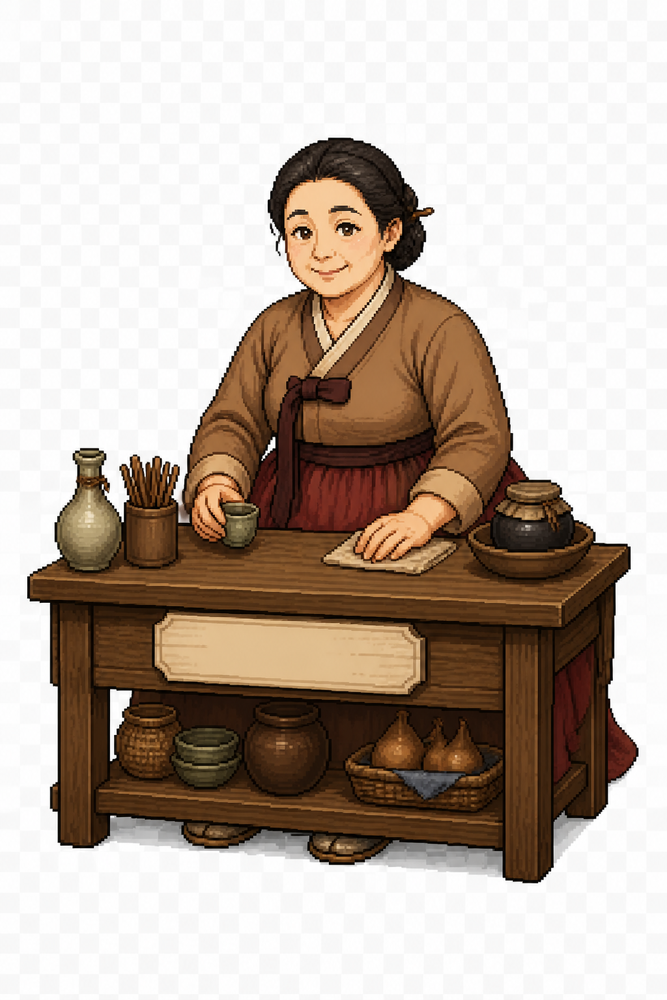
#> input picture assets/characters/npcs/shops/market-tavern-keeper-v2.png, 667 x 1000 px, shrunk from 1024 x 1536 before the run; its folder holds only this picture in this run
$ python clean_market_keepers.py
#> lines starting #> are read from the running program, lines starting #| are printed output that depends on the picture; after the words box and inside, x2 and y2 are one past the last pixel; in counts of white or black regions, pixels touching at a corner belong together
from pathlib import Path
from PIL import Image, ImageFilter
import numpy as np

root = Path(__file__).resolve().parents[1]
folder = root / 'assets/characters/npcs/shops'
for shop in ['tavern', 'cloth', 'goods']:
    source = folder / f'market-{shop}-keeper-v2.png'
    im = Image.open(source).convert('RGBA')
    rgb = np.array(im)[:,:,:3].astype(np.int16)
    # These originals contain a neutral white checkerboard, not alpha.
    # Include enclosed table-leg gaps; warm ivory clothing is not neutral.
    background = (rgb.max(2)-rgb.min(2) < 14) & (rgb.min(2) > 175)
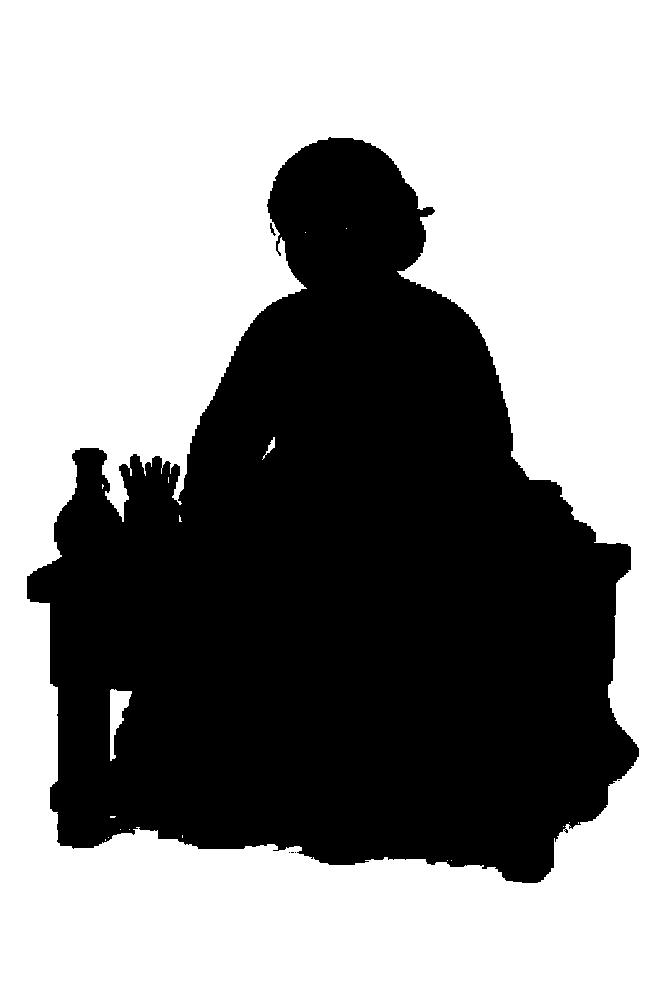
#> background: shape (1000, 667) bool; 58.3% white; 6 black regions (4 under 20 px), largest, box (x1, y1, x2, y2) and area: (27, 137, 639, 883) 278320, (270, 223, 276, 236) 31
    alpha = Image.fromarray(np.where(background,0,255).astype('uint8'))
    alpha = alpha.filter(ImageFilter.MinFilter(3))
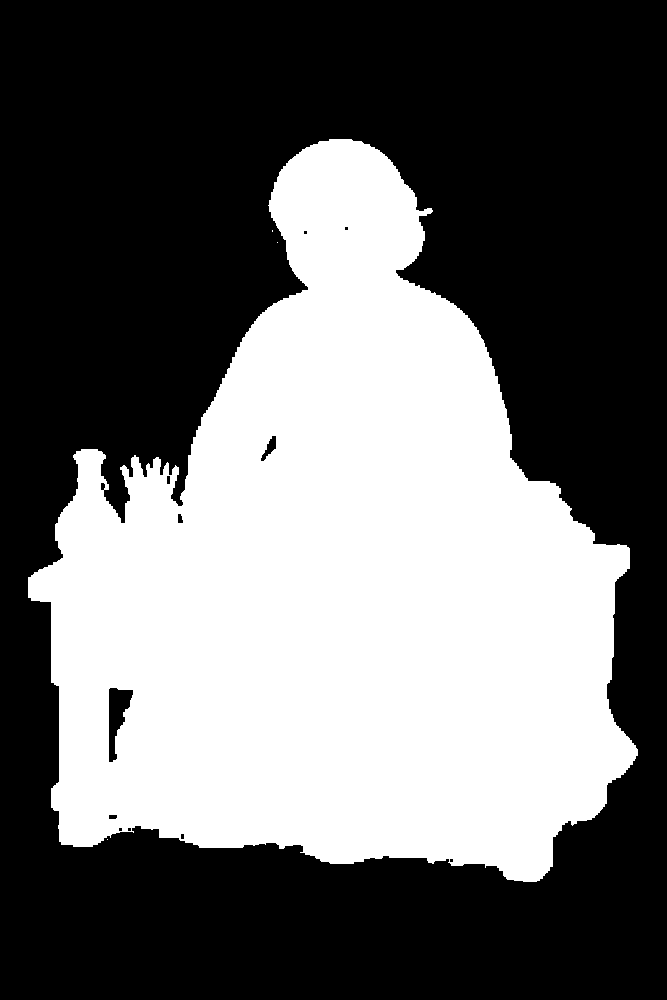
#> alpha: PIL image 667x1000 L; 41.1% white; 4 white regions (3 under 20 px), largest, box (x1, y1, x2, y2) and area: (28, 139, 638, 882) 274177
    im.putalpha(alpha)
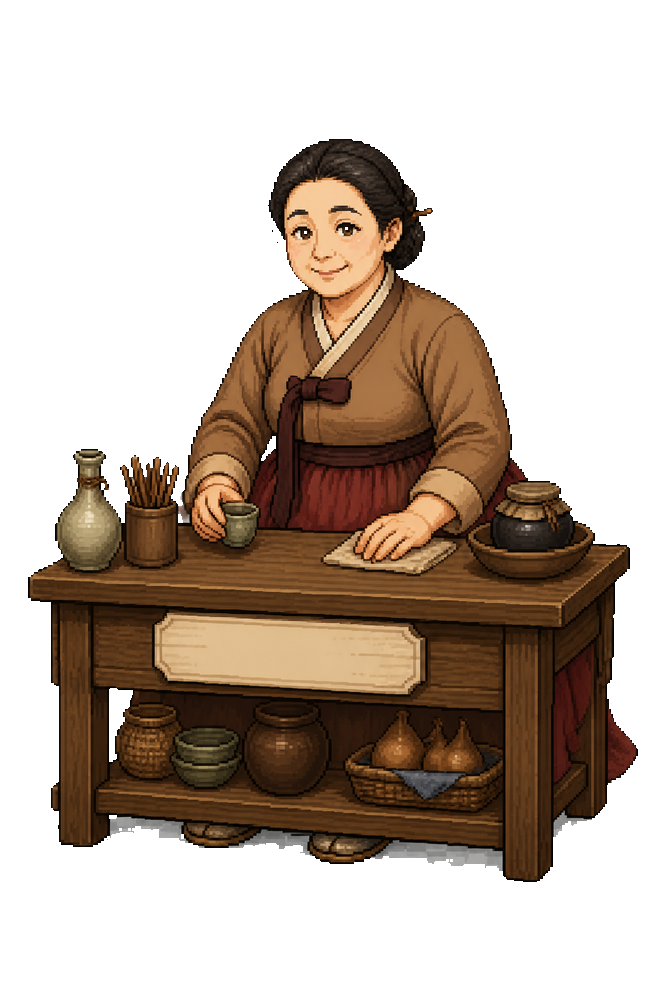
#> im: PIL image 667x1000 RGBA; mean R, G, B, A 188.9, 175.2, 164, 104.8; transparent parts drawn white
    bounds = alpha.getbbox()
#> bounds = (28, 139, 638, 882)
    im = im.crop(bounds)
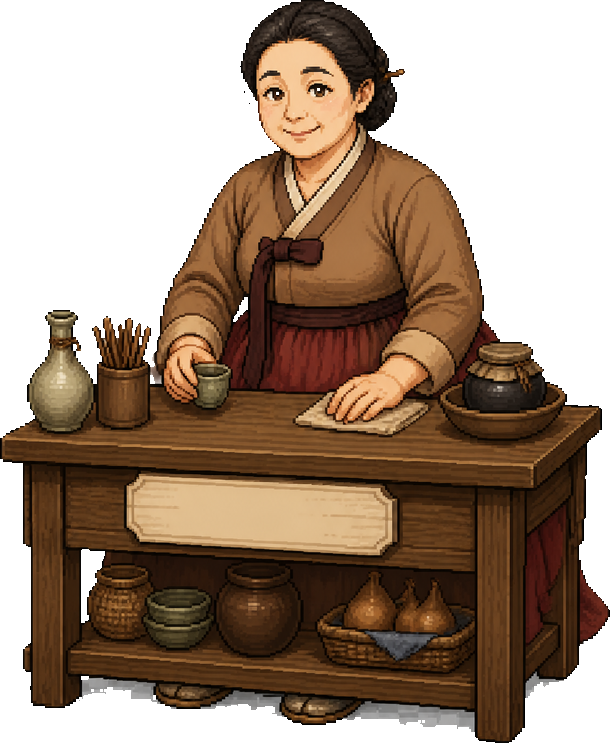
#> im: PIL image 610x743 RGBA; mean R, G, B, A 159.7, 139.6, 123.1, 154.3; transparent parts drawn white
    im.save(folder / f'market-{shop}-keeper-v3.png')
    print(shop, im.size, im.getchannel('A').getextrema())
#| tavern (610, 743) (0, 255)
#> (the run stopped early here; a loop or call above may not have finished)
